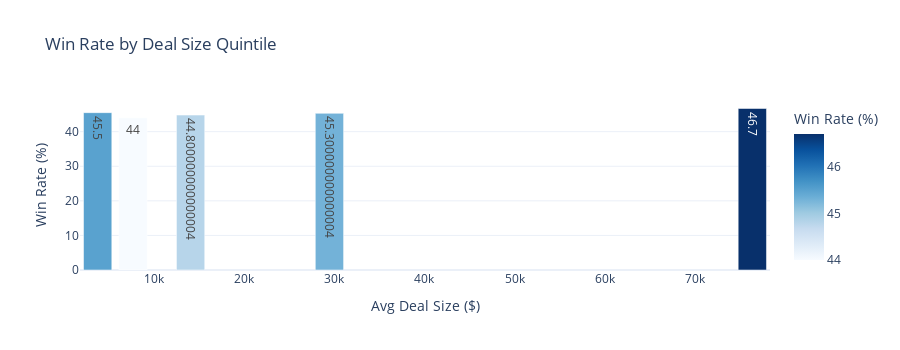

Notebook cell for this chart:
### Code cell
# Plot win rate by deal size quintile
fig8 = px.bar(
    quintile_stats, x='avg_deal_size', y='win_rate',
    text='win_rate',
    labels={'avg_deal_size':'Avg Deal Size ($)', 'win_rate':'Win Rate (%)'},
    title='Win Rate by Deal Size Quintile',
    color='win_rate', color_continuous_scale='Blues'
)
fig8.update_layout(template='plotly_white', height=350)
fig8.show()

### Figure 1 — Plotly figure (JSON) as saved in the notebook; plotly's stock layout.template omitted (floating-point values rounded to 4 significant figures)
{"data": [{"hovertemplate": "Avg Deal Size ($)=%{x}<br>Win Rate (%)=%{marker.color}<extra></extra>", "legendgroup": "", "marker": {"color": [45.5, 44.0, 44.8, 45.3, 46.7], "coloraxis": "coloraxis", "pattern": {"shape": ""}}, "name": "", "orientation": "v", "showlegend": false, "text": [45.5, 44.0, 44.8, 45.3, 46.7], "textposition": "auto", "type": "bar", "x": [3818.0, 7730.0, 14110.0, 29480.0, 76300.0], "xaxis": "x", "y": [45.5, 44.0, 44.8, 45.3, 46.7], "yaxis": "y"}], "layout": {"barmode": "relative", "coloraxis": {"colorbar": {"title": {"text": "Win Rate (%)"}}, "colorscale": [[0, "rgb(247,251,255)"], [0.125, "rgb(222,235,247)"], [0.25, "rgb(198,219,239)"], [0.375, "rgb(158,202,225)"], [0.5, "rgb(107,174,214)"], [0.625, "rgb(66,146,198)"], [0.75, "rgb(33,113,181)"], [0.875, "rgb(8,81,156)"], [1, "rgb(8,48,107)"]]}, "height": 350, "legend": {"tracegroupgap": 0}, "title": {"text": "Win Rate by Deal Size Quintile"}, "xaxis": {"anchor": "y", "domain": [0, 1], "title": {"text": "Avg Deal Size ($)"}}, "yaxis": {"anchor": "x", "domain": [0, 1], "title": {"text": "Win Rate (%)"}}}}
